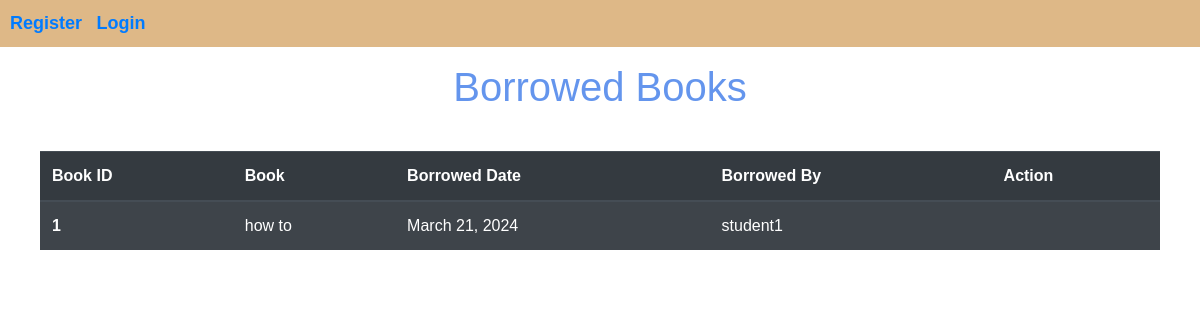
The page /books/Borrowed on the database as committed earlier.
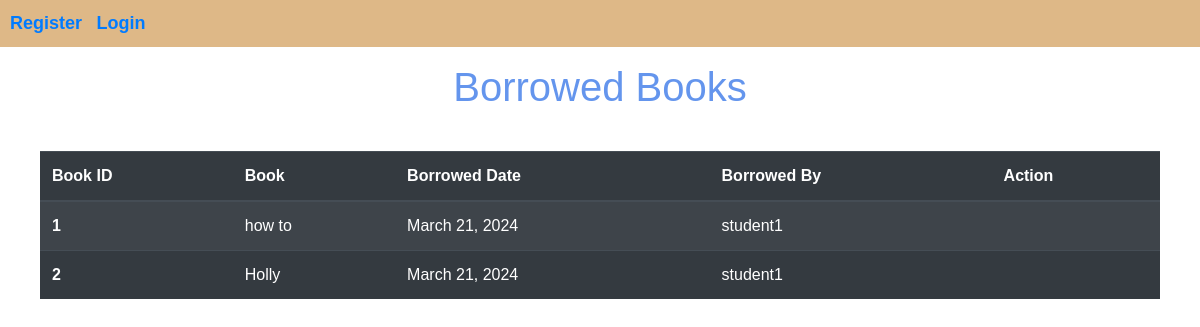
The same page on the database as committed later.
### borrowingmanagement/models.py (models this page shows)
class BorrowedBook(models.Model):
    user = models.ForeignKey(User, on_delete=models.CASCADE)
    book = models.ForeignKey(Book, on_delete=models.CASCADE)
    borrow_date = models.DateField(auto_now_add=True)
    return_date = models.DateField(null=True, blank=True)
    def __str__(self):
        return f"{self.user.username} borrowed {self.book.title}"

### bookmanagement/models.py (models this page shows, shortened)
class Book(models.Model):
    title = models.CharField(max_length=100)
    author = models.CharField(max_length=100)
    genre = models.CharField(max_length=50)
    book_file=models.FileField(upload_to='books_pdfs', default= "")
    book_cover=models.ImageField(upload_to='library_manage/books_image', default = "")
    ratings=models.DecimalField(max_digits=3, decimal_places=1, default = 2)
    status_choices = [
        ('available', 'Available'),
        ('borrowed', 'Borrowed'),
    ]
    status = models.CharField(max_length=20, choices=status_choices, default='available')
    def __str__(self):
        return self.title

### account/models.py (models this page shows)
class User(AbstractUser):
    is_admin=models.BooleanField('Is admin', default=False)
    is_student=models.BooleanField('Is student', default=False)
    is_super_admin=models.BooleanField('Is super admin', default=False)
    email=models.EmailField(unique=True)
    username=models.CharField(max_length=150, unique=True)
    books_borrowed=models.PositiveIntegerField(null=True, default = 0)
    is_banned=models.BooleanField(default=False, null=True)
    EMAIL_FIELD = 'email'
    USERNAME_FIELD = 'username'
    REQUIRED_FIELDS = ['email']

### bookmanagement/views.py (the view)
# urls.py: path('Borrowed',borrowed, name='borrowed'),
def borrowed(request):
    books=BorrowedBook.objects.all()
    print(books)
    return render(request, 'bookmanagement/borrowedbook.html', {'books':books})

### bookmanagement/templates/bookmanagement/borrowedbook.html (shortened to what this page needs)
<!doctype html>
<html lang="en">
<head>
  <link rel="stylesheet" href="https://cdn.jsdelivr.net/npm/bootstrap@4.4.1/dist/css/bootstrap.min.css"
>
</head>
<body>
  <header>
    <nav>
      <ul>
        {% if user.is_authenticated %}
        <li><a href="{% url 'home' %}" style="text-decoration: none; font-weight: bold; font-size: 18px;">Home</a></li>
        <li><a href="booklist" style="text-decoration: none; font-weight: bold; font-size: 18px;">Book Management</a></li>
        <li><a href="AddBook" style="text-decoration: none; font-weight: bold; font-size: 18px;">Add Books</a></li>
        <li><a href="#" style="text-decoration: none; font-weight: bold; font-size: 18px;">Borrowed Books</a></li>
      </ul>
      <ul>
        <li><a href="#" style="text-decoration: none; font-weight: bold; font-size: 18px;">Admin Profile</a></li>
        <li><a href="{% url 'logout' %}" style="text-decoration: none; font-weight: bold; font-size: 18px;">Logout</a></li>
      </ul>
      {% else %}
      <ul>
        <li><a href="register" style="text-decoration: none; font-weight: bold; font-size: 18px;">Register</a></li>
        <li><a href="login" style="text-decoration: none; font-weight: bold; font-size: 18px;">Login</a></li>
      </ul>
      {% endif %}
    </nav>
  </header>
  <h1 class="mt-3" style="color: cornflowerblue; margin-bottom: 1rem; text-align: center;">Borrowed Books</h1>
  <div class="table-container">
    <table class="table table-striped table-dark">
        <table class="table table-striped table-dark">
            <thead>
              <tr>
                <th scope="col">Book ID</th>
                <th scope="col">Book</th>
                <th scope="col">Borrowed Date</th>
                <th scope="col">Borrowed By</th>
                <th scope="col">Action</th>
              </tr>
            </thead>
            <tbody>
              {% for i in books %}
                <tr>
                  <th scope="row">{{ forloop.counter }}</th>
                  <td>{{ i.book }}</td>
                  <td>{{ i.borrow_date }}</td>
                  <td>{{ i.user }}</td>
                  <td>
                  </td>
                </tr>
              {% endfor %}
            </tbody>
          </table>
    </table>
  </div>

Rows that differ between the two databases and show on the page:
added BorrowedBook: book "Holly", borrow_date "March 21, 2024", user "student1"
